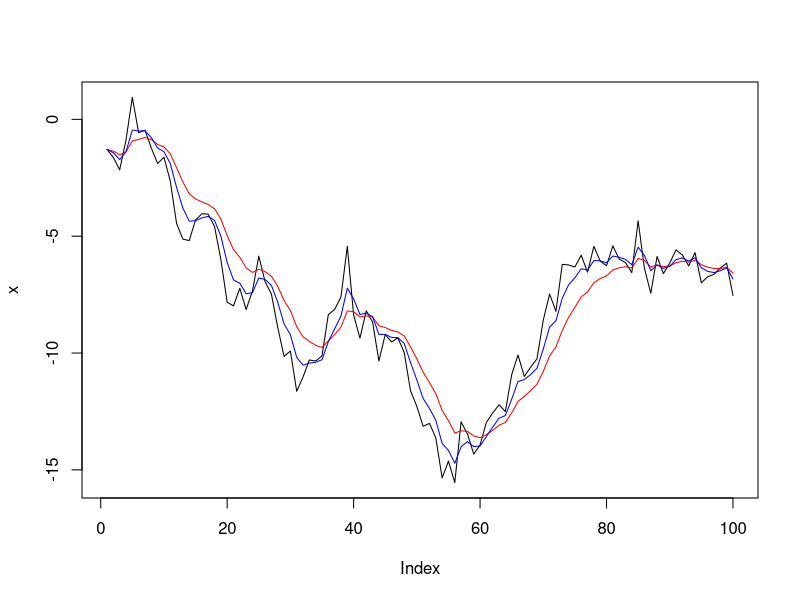

This chart was generated by the following R code:
## ---- chunk 1
knitr::opts_chunk$set(echo = TRUE, collapse = TRUE)
## ---- chunk 2
set.seed(30)
## ---- chunk 3
exps <- function(x, alpha) {
  Reduce(function(s, x_) alpha*x_ + (1-alpha)*s, x, accumulate=TRUE)
}

x <- cumsum(rnorm(100))

plot(x, type='l')
lines(exps(x, alpha=.2), col='red')
lines(exps(x, alpha=.4), col='blue')
## ---- chunk 4
x <- c(1, 2, 4, 0, -1, 3, 0, 1, 1, 1)

Reduce(function(s, x_) (s + x_)*(x_ != 0), x, accumulate=TRUE)
## ---- chunk 5
cummean <- function(x) {
  n <- 0
  Reduce(function(s, x_) {
    n <<- n + 1
    n/(n + 1) * s + x_/(n + 1)
  }, x, accumulate=TRUE)
}

(x <- round(rnorm(15), 2))
round(cummean(x), 2)
## ---- chunk 6
x <- rep(NA_integer_, 14)
x[sample(length(x), 5)] <- 1:5
x

Reduce(function(s, x_) if (is.na(x_)) s else x_, x, accumulate=TRUE)
## ---- chunk 7
(A <- sample(c(-1,0,1), size=14, replace=TRUE))

Reduce(function(s, a_) as.integer(s + a_ > 0), A, init=1L, accumulate=TRUE)
## ---- chunk 8
A1 <- rnorm(10)
A2 <- rnorm(10)

Reduce(function(s, a) a[1] * s + a[2], Map(c, A1, A2), init=1L, accumulate=TRUE)

# or:
# Reduce(function(s, a) rnorm(1) * s + rnorm(1), seq_len(10), init=1L, accumulate=TRUE)
## ---- chunk 9
x <- rep(0, 14)
x[sample(length(x), 5)] <- 1
x

(counter <- Reduce(function(s, x_) min(3, max(s-1, 0) + x_), 3*x, accumulate=TRUE))

sign(counter)
